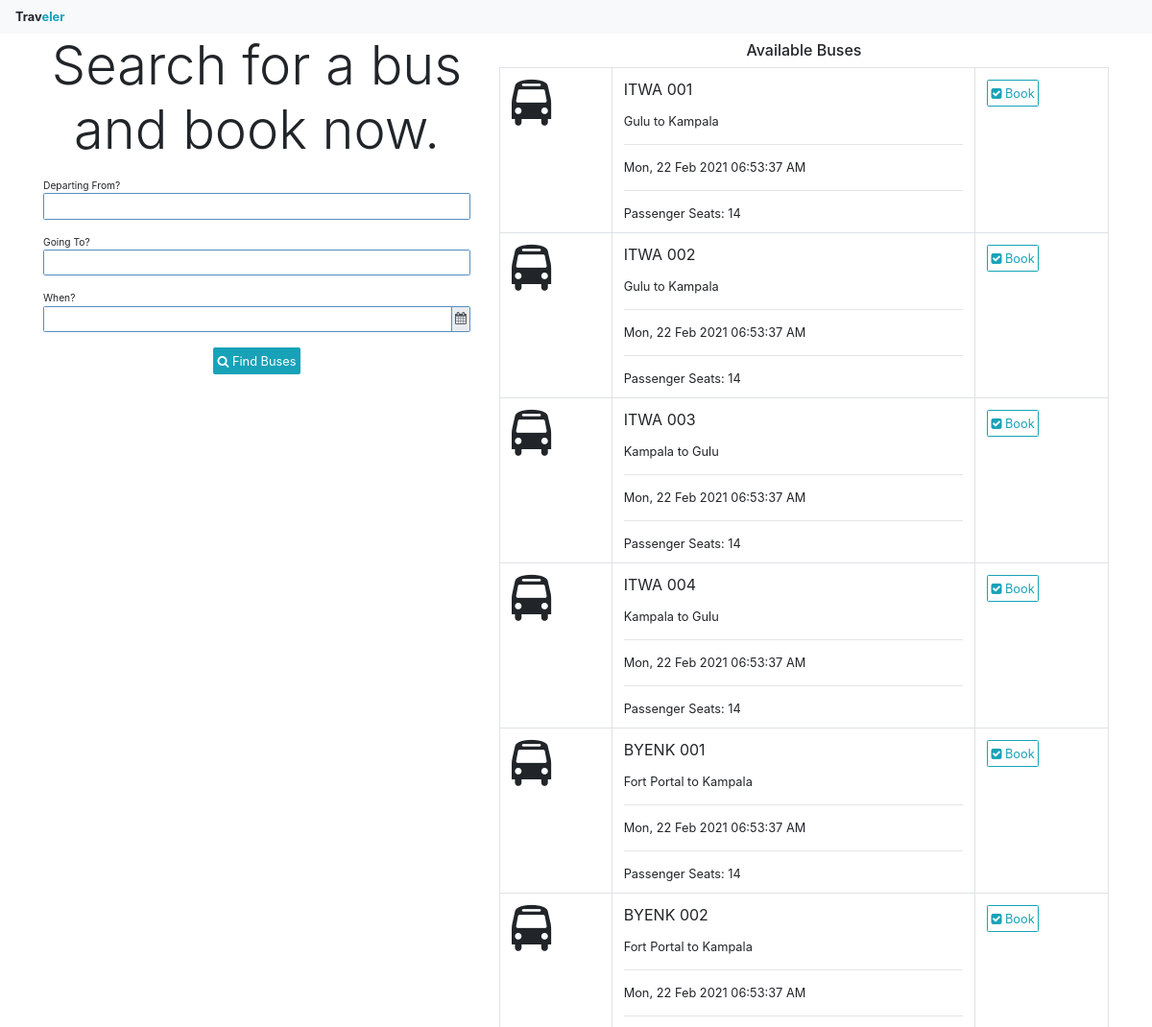
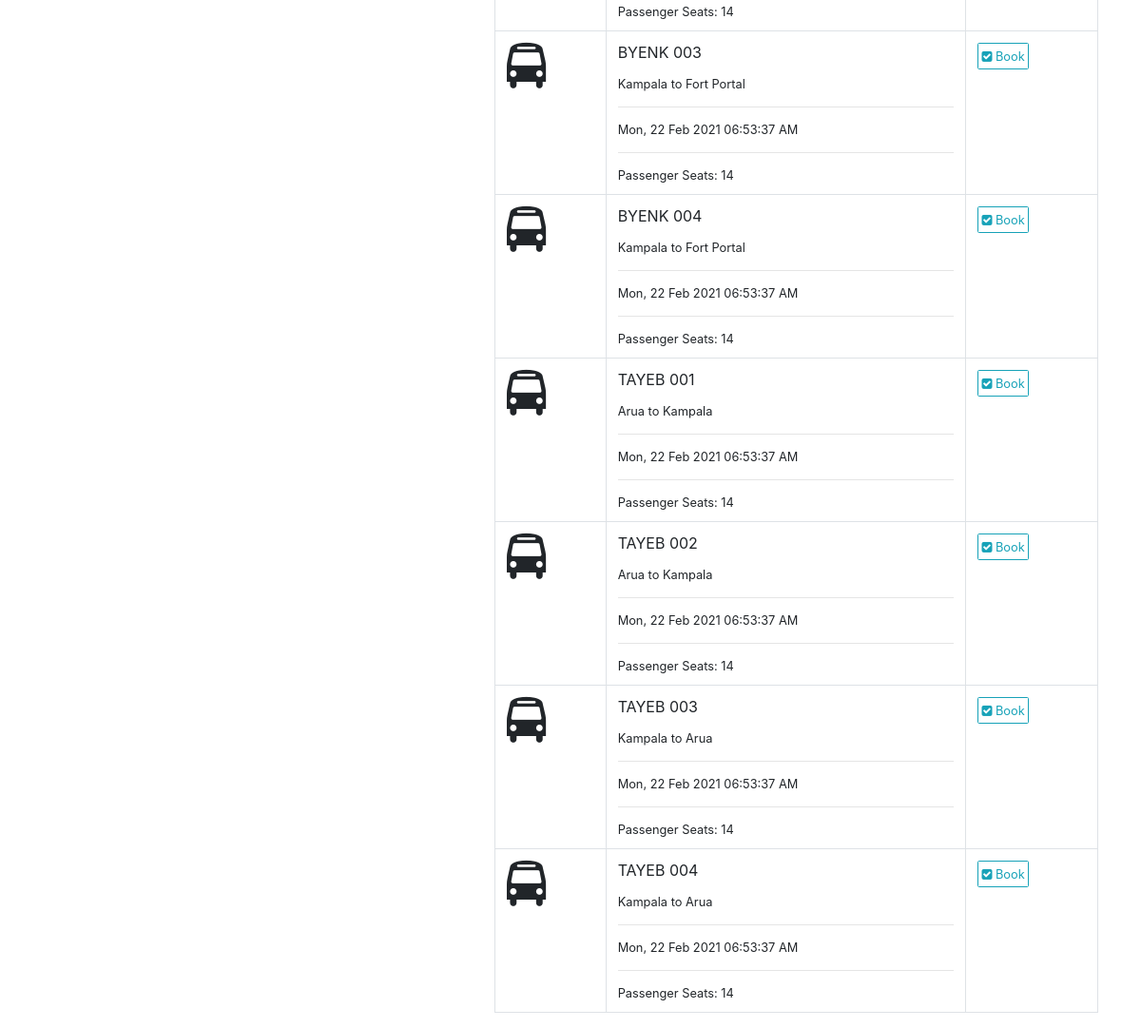
The page /bus/search on the database as committed earlier (2 pictures, top to bottom).
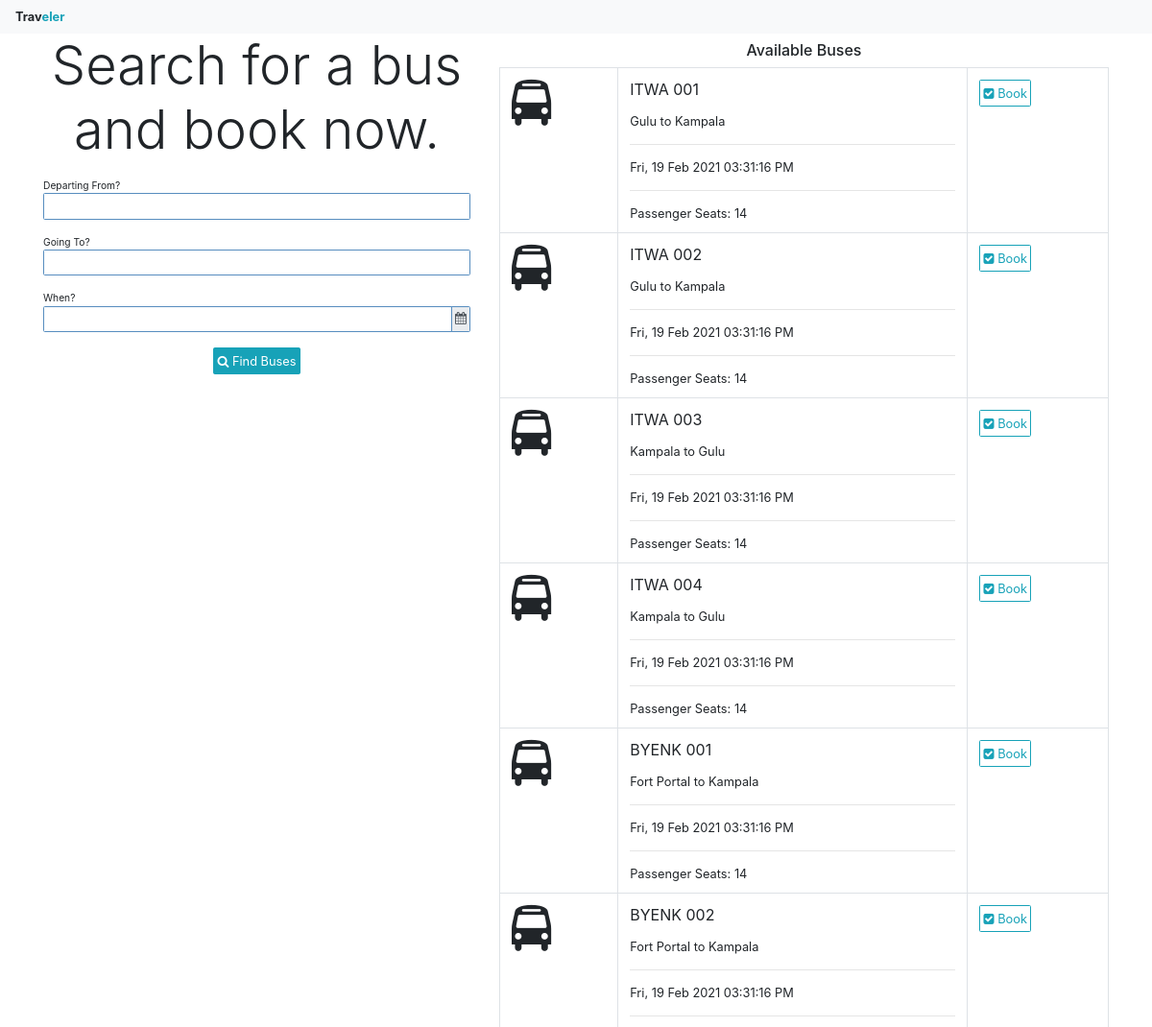
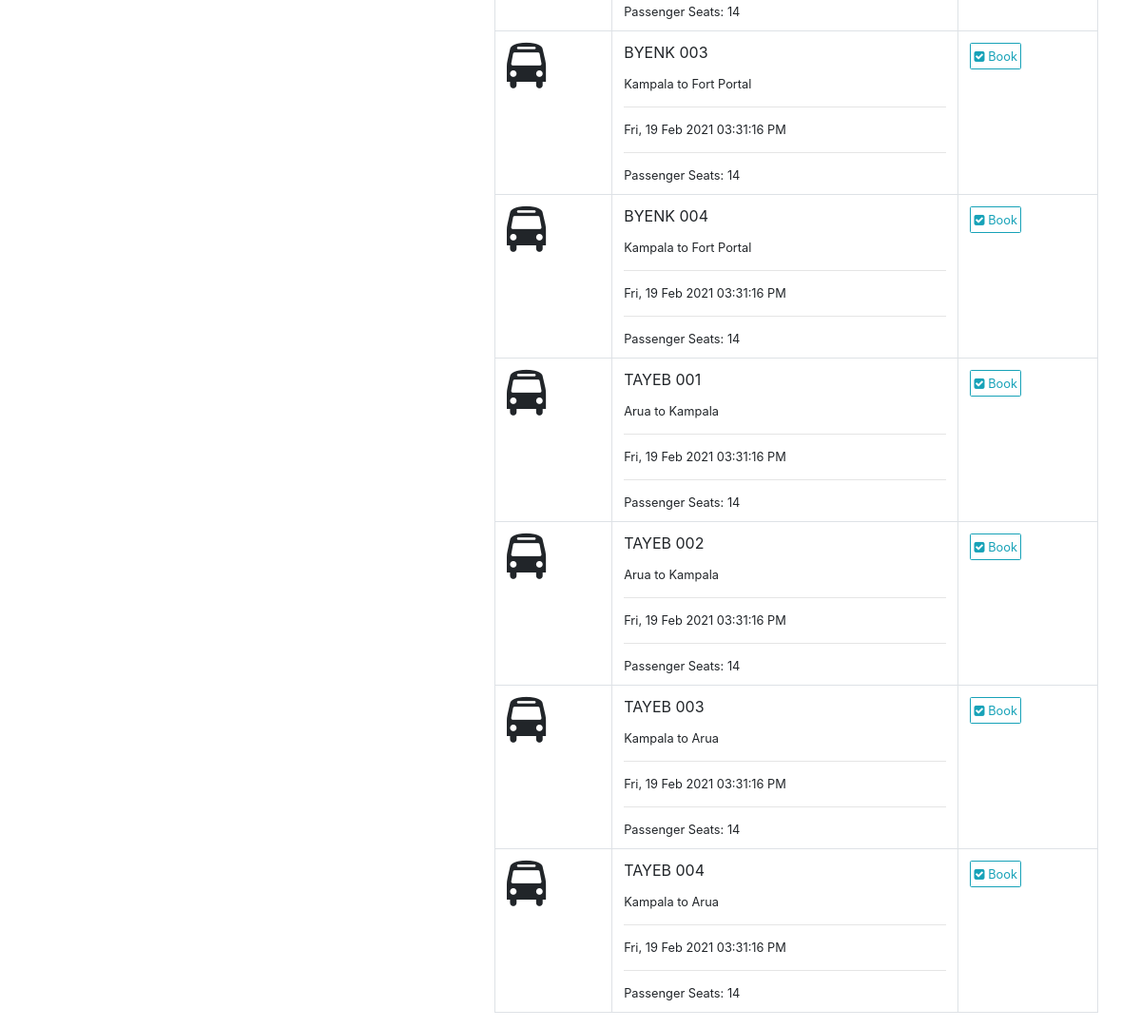
The same page on the database as committed later (2 pictures, top to bottom).
### app/models/models.py (models this page shows, shortened)
class Bus(db.Model):
    id = db.Column(db.Integer, primary_key=True)
    number = db.Column(db.String(16))
    columns = db.Column(db.Integer)
    rows = db.Column(db.Integer)
    broadcast = db.Column(db.Boolean)
    departure_time = db.Column(db.DateTime)
    schedule_cancelled_reason = db.Column(db.String(1024))
    booking_deadline = db.Column(db.DateTime)
    free_bus_time = db.Column(db.DateTime)
    branch_id = db.Column(db.Integer, db.ForeignKey("branch.id"))
    company_id = db.Column(db.Integer, db.ForeignKey("company.id"))
    status_id = db.Column(db.Integer, db.ForeignKey("status.id"))
    journey_id = db.Column(db.Integer, db.ForeignKey("journey.id"))
    grids = db.relationship("Grid", backref="bus", cascade="delete", lazy="dynamic")
    bookings = db.relationship("Booking", backref="bus")
    payments = db.relationship("Payment", backref="bus")
    def seats(self):
        return list(filter(lambda grid:grid.grid_type==1, self.grids))

class Journey(db.Model):
    id = db.Column(db.Integer, primary_key=True)
    from_ = db.Column(db.String(64))
    to = db.Column(db.String(64))
    distance = db.Column(db.Float)
    duration = db.Column(db.Float)
    branch_id = db.Column(db.Integer, db.ForeignKey("branch.id"))
    buses = db.relationship("Bus", backref="journey")
    pickups = db.relationship("Pickup", backref="journey")
    pricings = db.relationship("Pricing", backref="journey")
    payments = db.relationship("Payment", backref="journey")
    def __str__(self):
        return f"{self.from_} to {self.to}"

### app/WEB/views/bus.py (the view)
@bus_bp.route("/search", methods=["GET"])
def search_buses():
	search_buses_form = SearchBusesForm(request.args)
	from_ = None
	to = None
	departure_time = None
	if search_buses_form.validate():
		data = search_buses_form.data
		from_ = data.get("from_")
		to = data.get("to")
		departure_time = data.get("departure_time")
	buses = find_buses(from_=from_, to=to, departure_time=departure_time)
	if departure_time:
		search_buses_form.departure_time.data = departure_time.strftime(app.config.get("TIME_FORMAT"))
	template = "index/search-buses-results.html"
	if current_user.is_authenticated:
		template = "bus/passenger-buses.html"
	return render_template(template, buses=buses, search_buses_form=search_buses_form)

### app/WEB/forms/bus.py (shortened to what this page needs)
class SearchBusesForm(FlaskForm):
	UTC_offset = StringField(widget=HiddenInput())
	from_ = StringField("Departing From?", validators=[])
	to = StringField("Going To?", validators=[])
	departure_time = StringField("When?", validators=[])
	submit = SubmitField('Find Bus')
	def __init__(self, *args, **kwargs):
		super().__init__(*args, **kwargs)
		self.datetime_format = app.config.get("TIME_FORMAT")
	def validate_departure_time(form, field):
		departure_time = field.data

### app/WEB/context_processors.py (called while the page is built)
@app.context_processor
def application():
	return  {
		"HOST": app.config.get("HOST_ADDRESS")
	}

@app.context_processor
def company():
	context = dict()
	if current_user.is_authenticated:
		context["profile"] = current_user.profile
		branch = current_user.profile.branch
		if branch:
			context["branch"] = branch
			context["company"] = branch.company
	return context

### app/WEB/template_filters.py (called while the page is built)
def datetimeformat(value, format='%H:%M / %d-%m-%Y'):
	if isinstance(value, datetime):
		return value.strftime(format)

### app/helpers/datetimes.py (called while the page is built)
def now():
	return datetime.datetime.now().astimezone(timezone)

### app/templates/index/search-buses-results.html
{% extends 'index/home-base.html' %}
{% block content %}
<div class="container">
	<div class="row">
		<div class="col-md-5">
			{% include 'index/search-buses-form.html' %}
		</div>
		<div class="col-md-7">
			{% include 'index/available-buses.html' %}
		</div>
	</div>
</div>
{% endblock %}

### app/templates/index/available-buses.html
<h5 class="p-2 m-0 text-center">Available Buses</h5>
<table class="table table-responsive-sm border">
    <tbody>
        {% for bus in buses %}
            <tr>
                <td>
                	<span class="fa fa-bus fa-3x"></span>
                </td>
                <td class="border m-auto">
                    <p>{{bus.number}}</p>
                    <small>{{bus.journey}}</small>
                    <hr>
                    <small>{{bus.departure_time|datetimeformat('%a, %d %b %Y %r')}}</small>
                    <hr>
                    <small>Passenger Seats: {{bus.seats()|length}} </small>
                </td>
                <td><a href="{{url_for('bus.get_passenger_bus', bus_id=bus.id)}}" class='btn btn-outline-info'><span class="fa fa-check-square"></span> Book</a></td>
            </tr>
        {% else %}
            <div class="container" align="center">
                <p class="display-5 text-muted p-2">No Buses Available!</p>
            </div>
        {% endfor %}
    </tbody>
</table>

Rows that differ between the two databases and show on the page:
changed Bus "ITWA 001": departure_time "Mon, 22 Feb 2021 06:53:37 AM" → "Fri, 19 Feb 2021 03:31:16 PM"
changed Bus "ITWA 002": departure_time "Mon, 22 Feb 2021 06:53:37 AM" → "Fri, 19 Feb 2021 03:31:16 PM"
changed Bus "ITWA 003": departure_time "Mon, 22 Feb 2021 06:53:37 AM" → "Fri, 19 Feb 2021 03:31:16 PM"
changed Bus "ITWA 004": departure_time "Mon, 22 Feb 2021 06:53:37 AM" → "Fri, 19 Feb 2021 03:31:16 PM"
changed Bus "BYENK 001": departure_time "Mon, 22 Feb 2021 06:53:37 AM" → "Fri, 19 Feb 2021 03:31:16 PM"
changed Bus "BYENK 002": departure_time "Mon, 22 Feb 2021 06:53:37 AM" → "Fri, 19 Feb 2021 03:31:16 PM"
changed Bus "BYENK 003": departure_time "Mon, 22 Feb 2021 06:53:37 AM" → "Fri, 19 Feb 2021 03:31:16 PM"
changed Bus "BYENK 004": departure_time "Mon, 22 Feb 2021 06:53:37 AM" → "Fri, 19 Feb 2021 03:31:16 PM"
changed Bus "TAYEB 001": departure_time "Mon, 22 Feb 2021 06:53:37 AM" → "Fri, 19 Feb 2021 03:31:16 PM"
changed Bus "TAYEB 002": departure_time "Mon, 22 Feb 2021 06:53:37 AM" → "Fri, 19 Feb 2021 03:31:16 PM"
changed Bus "TAYEB 003": departure_time "Mon, 22 Feb 2021 06:53:37 AM" → "Fri, 19 Feb 2021 03:31:16 PM"
changed Bus "TAYEB 004": departure_time "Mon, 22 Feb 2021 06:53:37 AM" → "Fri, 19 Feb 2021 03:31:16 PM"
